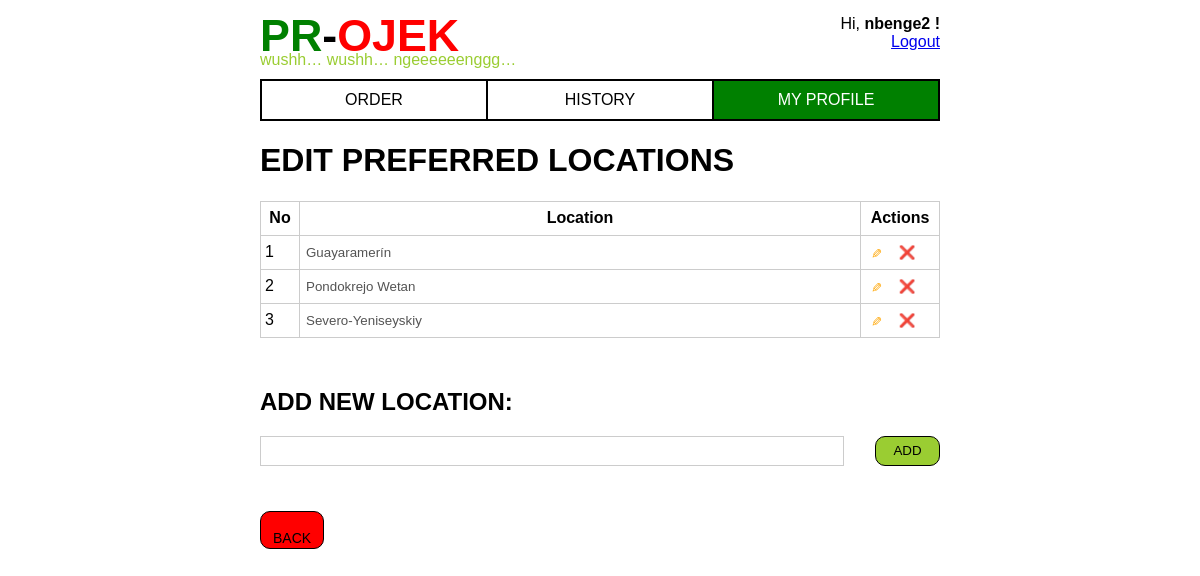
The app's page /site/profile/locations.php?id=3 with its own data.
### tables this page shows
CREATE TABLE `users` (
  `id` int(11) NOT NULL AUTO_INCREMENT,
  `username` varchar(20) NOT NULL,
  `password` varchar(60) NOT NULL,
  `full_name` varchar(255) NOT NULL,
  `email` varchar(255) NOT NULL,
  `phone_number` varchar(100) NOT NULL,
  `is_driver` tinyint(1) NOT NULL,
  PRIMARY KEY (`id`),
  UNIQUE KEY (`username`)
);

CREATE TABLE `locations` (
  `id` int(11) NOT NULL AUTO_INCREMENT,
  `driver_id` int(11) NOT NULL,
  `name` varchar(255) NOT NULL,
  PRIMARY KEY (`id`),
  FOREIGN KEY (`driver_id`) REFERENCES `users` (`id`) ON DELETE RESTRICT ON UPDATE CASCADE
);

### site/profile/locations.php (called while the page is built, shortened)
<?php
require_once __DIR__ . '/../../app/autoload.php';
require_once __DIR__ . '/../../app/model/User.php';
$data->current_user = User::get_by_id($_GET['id']);
$data->current_tab = 'profile';
require __DIR__ . '/../../app/view/html.view.php';
require __DIR__ . '/../../app/view/status.view.php';
require __DIR__ . '/../../app/view/profile/locations.view.php';
require __DIR__ . '/../../app/view/html_end.view.php';
?>

### app/autoload.php (called while the page is built, shortened)
<?php
$data = new stdClass ();
$data->doc_root = $DOC_ROOT;
?>

### app/db.php (called while the page is built, shortened)
<?php
class Db {
    private static $connection = null;
    public static function get_connection () {
        global $DB_CONNECTION_STRING, $DB_USER, $DB_PASS;
        if (self::$connection == null) {
            $connection = new PDO ($DB_CONNECTION_STRING, $DB_USER, $DB_PASS);
            $connection->setAttribute
                (PDO::ATTR_ERRMODE, PDO::ERRMODE_EXCEPTION);
            self::$connection = $connection;
        }
        return self::$connection;
    }
}
?>

### app/model/User.php (called while the page is built, shortened)
<?php
require_once __DIR__ . '/../db.php';
require_once __DIR__ . '/BaseModel.php';
class User extends BaseModel {
    public $id;
    public static function get_by_id ($id) {
        $stmt =
            Db::get_connection ()->prepare ("SELECT * FROM users WHERE id=:id");
        $stmt->bindParam (':id', $id);
        $stmt->execute ();
        return $stmt->fetchObject ('User');
    }
    public function get_locations () {
        $stmt =
            Db::get_connection ()->prepare
                ("SELECT * FROM locations WHERE driver_id=:driver_id");
        $stmt->bindParam (':driver_id', $this->id);
        $stmt->execute ();
        return $this->locations =
            $stmt->fetchAll (PDO::FETCH_CLASS, 'Location');
    }
}
?>

### app/model/BaseModel.php (called while the page is built, shortened)
<?php
class BaseModel {
    public function __get ($name) {
        $method_name = "get_" . $name;
        if (method_exists ($this, $method_name)) {
            return $this->$method_name ();
        }
        return null;
    }
}
?>

### app/view/profile/locations.view.php (the view, shortened to what this page needs)
<div class="profile-container">
	<div class="section-title">
		<h1>EDIT PREFERRED LOCATIONS</h1>
	</div>
	<form method="POST">
		<div class="edit-location-content-container">
			<table>
				<tr>
					<th id="no">No</th>
					<th id="location">Location</th>
					<th id="action">Actions</th>
				</tr>
					<?php
					$i=1;
					foreach ($data->current_user->locations as $location) { ?>
						<tr>
							<td><?php echo $i ?></td>
							<td><input type="text" id="textbox<?= $i ?>" name="name" value="<?php echo htmlspecialchars($location->name) ?>" disabled="disabled"></input></td>
							<td>
								<input type="submit" name="edit-button" value="&#10000;" data-textbox-id="textbox<?= $i ?>" formaction="?id=<?= $data->current_user->id ?>&location_id=<?= $location->id ?>&action=edit">
								<input type="submit" name="remove-button" onclick="return deleteContent()" value="&#10060;" formaction="?id=<?= $data->current_user->id ?>&location_id=<?= $location->id ?>&action=delete">
							</td>
						</tr>
					<?php $i++;
					} ?>
			</table>
		</div>
		<div class="add-new-location-container">
			<div class="section-title">
				<h2>ADD NEW LOCATION:</h2>
			</div>
			<div class="add-new-location">
				<div class="add-text-input">
					<input type="text" name="new_name">
				</div>
				<div class="add-button">
					<input type="submit" name="submit" value="ADD" formaction="?id=<?= $data->current_user->id ?>&action=add">
				</div>
			</div>
		</div>
	</form>
	<div class="back-button">
		<a href="index.php?id=<?php echo htmlspecialchars($data->current_user->id) ?>">BACK</a>
	</div>
</div>

### app/view/html.view.php (shortened to what this page needs)
<!DOCTYPE html>
<html>
<head>
  <link rel="stylesheet" href="<?= $data->doc_root ?>/static/main.css">
</head>
<body>

### app/view/status.view.php
<header class="status">
<div class="logo">
  <div class="title"><span>PR</span>-<span>OJEK</span></div>
  <div class="sub-title">wushh&hellip; wushh&hellip; ngeeeeeenggg&hellip;</div>
</div>
<div class="login-info">
  <div>Hi, <b><?= $data->current_user->username ?>&nbsp;!</b></div>
  <div><a href="<?= $data->doc_root ?>/index.php">Logout</a></div>
</div>
<nav class="navtab">
  <a id="navtab-order" class="<?= $data->current_tab == 'order' ? 'selected' : '' ?>" href="<?= $data->doc_root ?>/order/index.php?id=<?= $data->current_user->id ?>">Order</a>
  <a id="navtab-history" class="<?= $data->current_tab == 'history' ? 'selected' : '' ?>" href="<?= $data->doc_root ?>/history/index.php?id=<?= $data->current_user->id ?>">History</a>
  <a id="navtab-profile" class="<?= $data->current_tab == 'profile' ? 'selected' : '' ?>" href="<?= $data->doc_root ?>/profile/index.php?id=<?= $data->current_user->id ?>">My Profile</a>
</nav>
</header>

### app/view/html_end.view.php
</body>
</html>

### site/static/main.css (style rules this page uses)
html { height: 100%; }
body { min-height: 100%; max-width: 680px; margin: auto; display: flex; flex-direction: column; align-items: stretch; font-family: Arial, Helvetica, sans-serif; }
.title { font-family: 'Bebas Neue', 'Arial Narrow', sans-serif; font-size: 2.8em; font-weight: bold; text-transform: uppercase; }
.status { display: flex; flex-wrap: wrap; justify-content: space-between; margin-top: 10px; }
.login-info { padding-top: 5px; display: flex; flex-direction: column; align-items: flex-end; }
.logo { margin-bottom: 10px; }
.logo > .title > span:first-child { color: green; }
.logo > .title > span:last-child { color: red; }
.logo > .sub-title { color: yellowgreen; margin-top: -10px; }
.navtab { width: 100%; display: flex; }
.navtab > a { text-decoration: none; color: black; padding: 10px; border: solid 2px black; border-left: none; width: 0px; flex-grow: 1; text-align: center; text-transform: uppercase; }
.navtab > a:first-child { border-left: solid 2px black; }
.navtab > a.selected { background-color: green; color: white; }
.back-button a { text-decoration: none; color: initial; appearance: button; padding: 12px 12px 12px 12px; font-size: 14px; border-style: none; }
.back-button { height: 30px; width: 50px; border: solid 1.5px black; border-radius: 10px; background-color: red; padding: 6px 12px 0px 0px; }
.edit-location-content-container { margin-bottom: 50px; }
table input { border: none; background-color: white; }
table { width:100%; max-width: 680px; border-collapse: collapse; }
th:nth-child(1), td:nth-child(1) { width: 30px; }
th:nth-child(3), td:nth-child(3) { width: 70px; }
input[name="edit-button"] { color: orange; -ms-transform: rotate(180deg); -webkit-transform: rotate(180deg); transform: rotate(180deg); }
th, td { padding: 4px; height: 25px; }
table, th, td { border: solid 1px #CCCCCC; }
.add-text-input input { border: solid 1px #CCCCCC; width: 100%; max-width: 600px; }
.add-new-location input { height: 26px; }
.add-new-location { display: flex; justify-content: space-between; flex-direction: row; margin-bottom: 45px; }
.add-text-input { width: 85%; }
.add-button input { width: 65px; height: 30px; border: solid 1.5px black; border-radius: 10px; background-color: yellowgreen; }

### records on screen
users: username "nbenge2"
locations: name "Guayaramerín", edit-button "✐", remove-button "❌"
locations: name "Pondokrejo Wetan"
locations: name "Severo-Yeniseyskiy"
